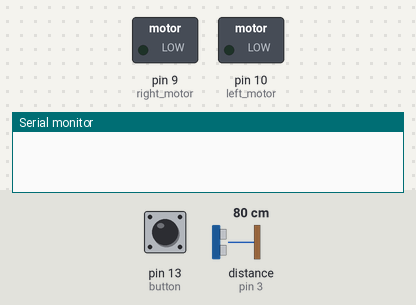
The sketch below on a simulated Arduino Uno, built with avr-gcc and run on an emulated ATmega328P. On the bench: switched loads named in the sketch (green lamp = pin HIGH), the last lines printed to the serial monitor. The inputs (shaded band) are chosen by the test bench; at power-on: pin 13 (button) LOW, distance to the obstacle (sensor on pin 3) 80 cm. The echo pulse lasts 58.3 µs per cm.

Above: at 1.2 s.
1.3 s: pin 13 (button) pulled HIGH for 0.15 s
At 1.9 s:
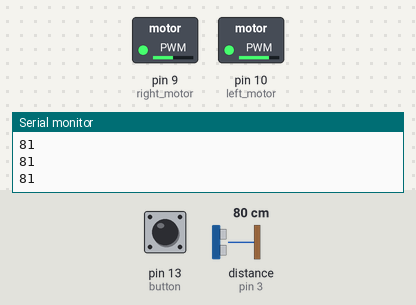
2.9 s: distance to the obstacle (sensor on pin 3) set to 2 cm
At 4.1 s:
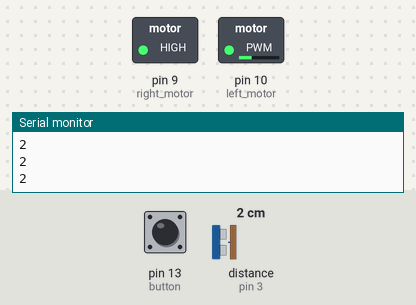
4.4 s: distance to the obstacle (sensor on pin 3) set to 35 cm
At 5.5 s:
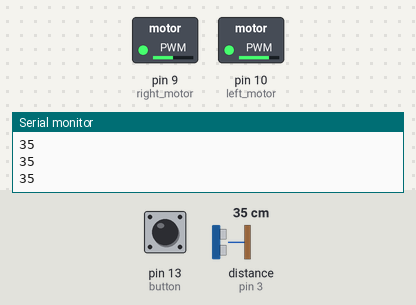
5.9 s: distance to the obstacle (sensor on pin 3) set to 4 cm
At 6.5 s:
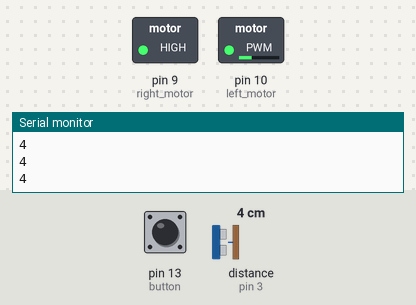
Timing chart, 0 to 8.4 s (numbered marks = the images above; inputs shaded):
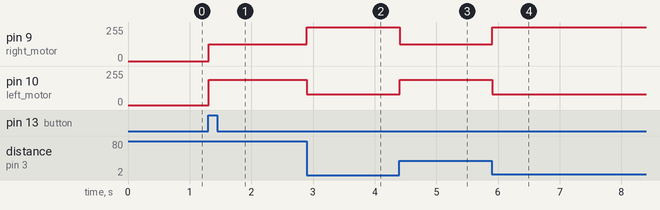

The sketch:

PWM.ino
```cpp
#include <NewPing.h>
#include <SimpleTimer.h>

int trigger = 4;
int echo = 3;
int left_motor = 10;
int right_motor = 9;
int button = 13;
int starter = 0;
int range;
NewPing sonar(trigger, echo, 200);
SimpleTimer timer;

void setup() {

  pinMode(left_motor, OUTPUT);
  pinMode(right_motor, OUTPUT);
  pinMode(button, INPUT);
  Serial.begin(9600);
  // sets initial motors to 0
  analogWrite(left_motor, 0);
  analogWrite(right_motor, 0);
}

void circle() {
  analogWrite(left_motor, 0);
  analogWrite(right_motor, 255);
  delay(4000);
}

void abitech(int distance) {
  range = sonar.ping_cm();
  Serial.println(range);
  if (range == distance) {
    analogWrite(left_motor, 255);
    analogWrite(right_motor, 255);
    timer.setTimeout(5000, circle);
    timer.run();
  }

  else if (range > distance) {
    analogWrite(right_motor, 127);
    analogWrite(left_motor, 190);
  }

  else if (range < distance) {
    analogWrite(left_motor, 80);
    analogWrite(right_motor, 255);
  }
}

void loop() {
  if (digitalRead(button) == 1) {
    starter += 1;
  }
  while (starter >= 2 ) {
    abitech(20);
  }
}
```

Measured:
- after the input at 1.3 s, pin 9 (right_motor): 0/255 → 127/255 at once; pin 10 (left_motor): 0/255 → 190/255 at once
- after the input at 2.9 s, pin 9 (right_motor): 127/255 → 255/255 at once; pin 10 (left_motor): 190/255 → 80/255 at once
- after the input at 4.4 s, pin 9 (right_motor): 255/255 → 127/255 at once; pin 10 (left_motor): 80/255 → 190/255 at once
- after the input at 5.9 s, pin 9 (right_motor): 127/255 → 255/255 at once; pin 10 (left_motor): 190/255 → 80/255 at once
